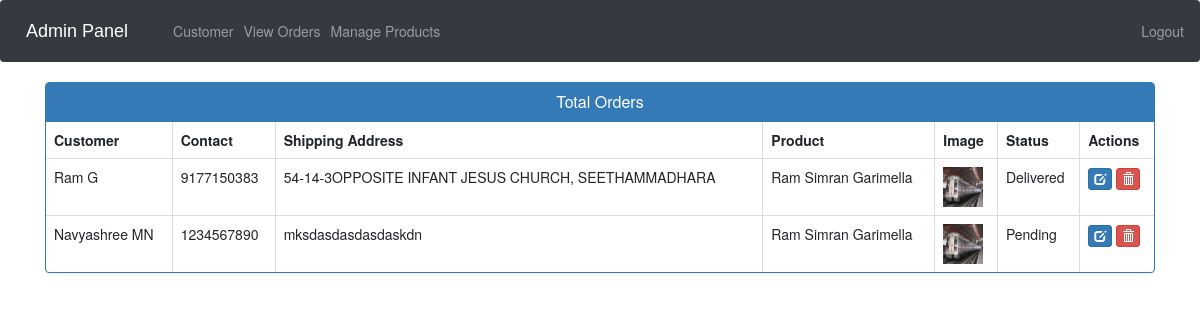
The page /admin-view-booking (signed in) on the database as committed earlier.
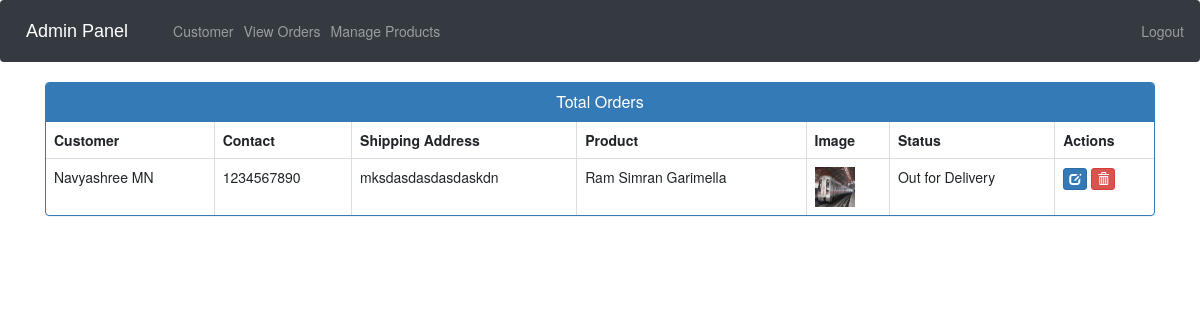
The same page on the database as committed later.
### ecom/models.py (models this page shows, shortened)
class Customer(models.Model):
    user=models.OneToOneField(User,on_delete=models.CASCADE)
    profile_pic= models.ImageField(upload_to='profile_pic/CustomerProfilePic/',null=True,blank=True)
    address = models.CharField(max_length=40)
    mobile = models.CharField(max_length=20,null=False)
    @property
    def get_name(self):
        return self.user.first_name+" "+self.user.last_name

class Orders(models.Model):
    STATUS =(
        ('Pending','Pending'),
        ('Order Confirmed','Order Confirmed'),
        ('Out for Delivery','Out for Delivery'),
        ('Delivered','Delivered'),
    )
    customer=models.ForeignKey('Customer', on_delete=models.CASCADE,null=True)
    product=models.ForeignKey('Product',on_delete=models.CASCADE,null=True)
    email = models.CharField(max_length=50,null=True)
    address = models.CharField(max_length=500,null=True)
    mobile = models.CharField(max_length=20,null=True)
    order_date= models.DateField(auto_now_add=True,null=True)
    status=models.CharField(max_length=50,null=True,choices=STATUS)

class Product(models.Model):
    name=models.CharField(max_length=40)
    product_image= models.ImageField(upload_to='product_image/',null=True,blank=True)
    price = models.PositiveIntegerField()
    description=models.CharField(max_length=40)

### ecom/views.py (the view)
@login_required(login_url="adminlogin")
def admin_view_booking_view(request):
    orders = models.Orders.objects.all()
    ordered_products = []
    ordered_bys = []
    for order in orders:
        ordered_product = models.Product.objects.all().filter(id=order.product.id)
        ordered_by = models.Customer.objects.all().filter(id=order.customer.id)
        ordered_products.append(ordered_product)
        ordered_bys.append(ordered_by)
    return render(
        request,
        "ecom/admin_view_booking.html",
        {"data": zip(ordered_products, ordered_bys, orders)},
    )

### templates/ecom/admin_view_booking.html (shortened to what this page needs)
{% extends 'ecom/admin_base.html' %} {% load static %} {% block content %}
<head>
  <link
    href="//netdna.bootstrapcdn.com/bootstrap/3.0.0/css/bootstrap.min.css"
    rel="stylesheet"
    id="bootstrap-css"
  />
</head>
<div class="container">
  <div class="panel panel-primary">
    <div class="panel-heading">
      <h6 class="panel-title">Total Orders</h6>
    </div>
    <table class="table table-hover table-bordered" id="dev-table">
      <thead>
        <tr>
          <th>Customer</th>
          <th>Contact</th>
          <th>Shipping Address</th>
          <th>Product</th>
          <th>Image</th>
          <th>Status</th>
          <th>Actions</th>
        </tr>
      </thead>
      {% for product,customer,order in data %}
      <tr>
        {% for c in customer %}
        <td>{{c.get_name}}</td>
        <td>{{c.mobile}}</td>
        <td>{{order.address}}</td>
        {% endfor %} {% for p in product %}
        <td>{{p.name}}</td>
        <td>
          <img
            src="{% static p.product_image.url %}"
            alt="Profile Pic"
            height="40px"
            width="40px"
          />
        </td>
        <td>{{order.status}}</td>
        <td>
          <a
            class="btn btn-primary btn-xs"
            href="{% url 'update-order' order.id  %}"
            ><span class="glyphicon glyphicon-edit"></span
          ></a>
          <a
            class="btn btn-danger btn-xs"
            href="{% url 'delete-order' order.id  %}"
            ><span class="glyphicon glyphicon-trash"></span
          ></a>
        </td>
        {% endfor %}
      </tr>
      {% endfor %}
    </table>
  </div>
</div>
{% endblock content %}

Rows that differ between the two databases and show on the page:
removed Orders: address "54-14-3OPPOSITE INFANT JESUS CHURCH, SEETHAMMADHARA", status "Delivered", Product (name "Ram Simran Garimella", product_image (picture))
no longer on this page (row unchanged): Customer: get_name "Ram G", mobile "9177150383"
changed Orders "mksdasdasdasdaskdn": status "Pending" → "Out for Delivery"
